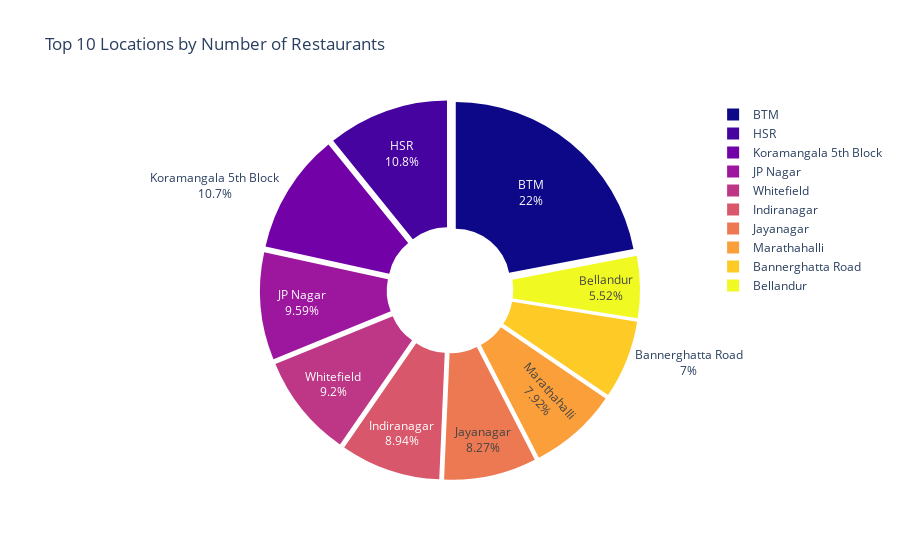

Here is the notebook cell this chart was saved with:
### Code cell
top_10_locations = restaurants_per_location.head(10)

fig = px.pie(names=top_10_locations.index,
             values=top_10_locations.values,
             title='Top 10 Locations by Number of Restaurants',
             color_discrete_sequence=px.colors.sequential.Plasma,
             hole=0.3)

fig.update_traces(textinfo='percent+label', pull=[0.05] * len(top_10_locations))
fig.show()

### Figure 1 — Plotly figure (JSON) as saved in the notebook; plotly's stock layout.template omitted (floating-point values rounded to 4 significant figures)
{"data": [{"domain": {"x": [0, 1], "y": [0, 1]}, "hole": 0.3, "hovertemplate": "label=%{label}<br>value=%{value}<extra></extra>", "labels": ["BTM", "HSR", "Koramangala 5th Block", "JP Nagar", "Whitefield", "Indiranagar", "Jayanagar", "Marathahalli", "Bannerghatta Road", "Bellandur"], "legendgroup": "", "name": "", "pull": [0.05, 0.05, 0.05, 0.05, 0.05, 0.05, 0.05, 0.05, 0.05, 0.05], "showlegend": true, "textinfo": "percent+label", "type": "pie", "values": [5124, 2523, 2504, 2235, 2144, 2083, 1926, 1846, 1630, 1286]}], "layout": {"legend": {"tracegroupgap": 0}, "piecolorway": ["#0d0887", "#46039f", "#7201a8", "#9c179e", "#bd3786", "#d8576b", "#ed7953", "#fb9f3a", "#fdca26", "#f0f921"], "title": {"text": "Top 10 Locations by Number of Restaurants"}}}
